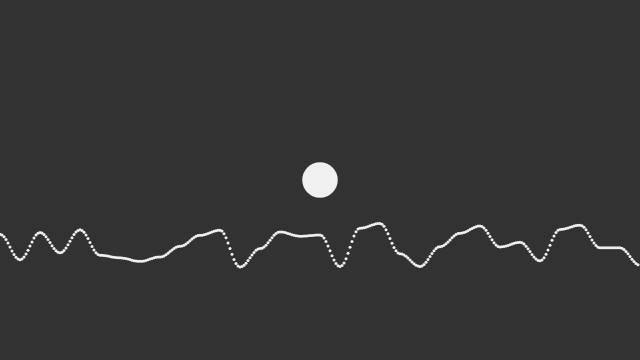
Frame 1 (no input)
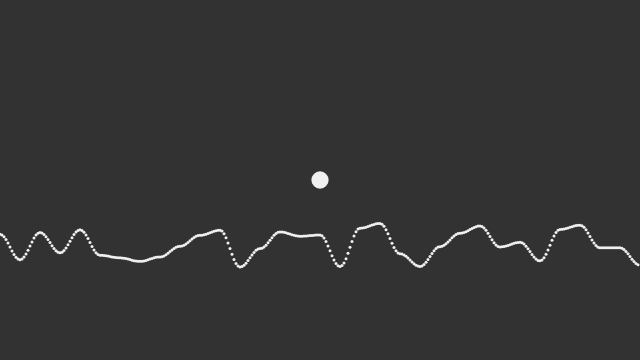
Frame 60 (no input)
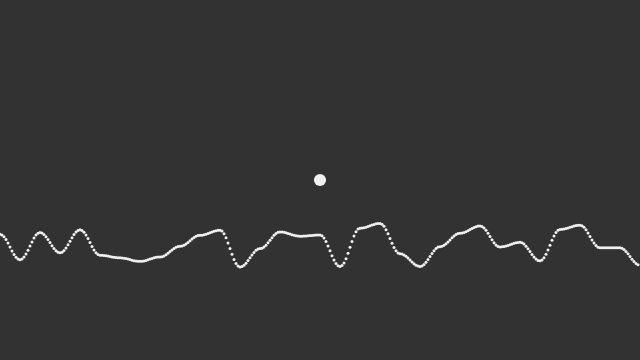
Frame 120 (the mouse pressed at the canvas centre since frame 60)

The p5.js sketch that drew these frames (run headless with seeded random() and noise() and a simulated clock; from frame 60 on, the mouse is pressed at the canvas centre):

// p5.js sketch
// ── sketch.js
// draws a rectangle, where you tell it to!

var freq_slider;
var amplitude_slider;
var octive_slider;

function setup() {
	createCanvas(640, 360);

	fill(240);
	noStroke();
	rectMode(CENTER);

	createP('Frequency');
	freq_slider = createSlider(0, 100, 50);
	createP('Amplitude');
	amplitude_slider = createSlider(0, 20000, 10000);
	createP('Octaves');
	octive_slider = createSlider(1, 8, 1);

}


function draw() {
	background(50);
	ellipseMode(CENTER);
	var frequency = freq_slider.value() / 1000;
	var amplitude = amplitude_slider.value() / 100;
	noiseDetail(octive_slider.value(), .5);


	var y = height * .75;
	for (var x = 0; x < width; x += 2) {
		let n = noise(x * frequency);
		n = n * amplitude;
		ellipse(x, y - n, 3, 3);
	}

	let w = noise(frameCount * frequency);
	w = w * amplitude;
	
	ellipse(width * .5, height * .5, w, w);

}
